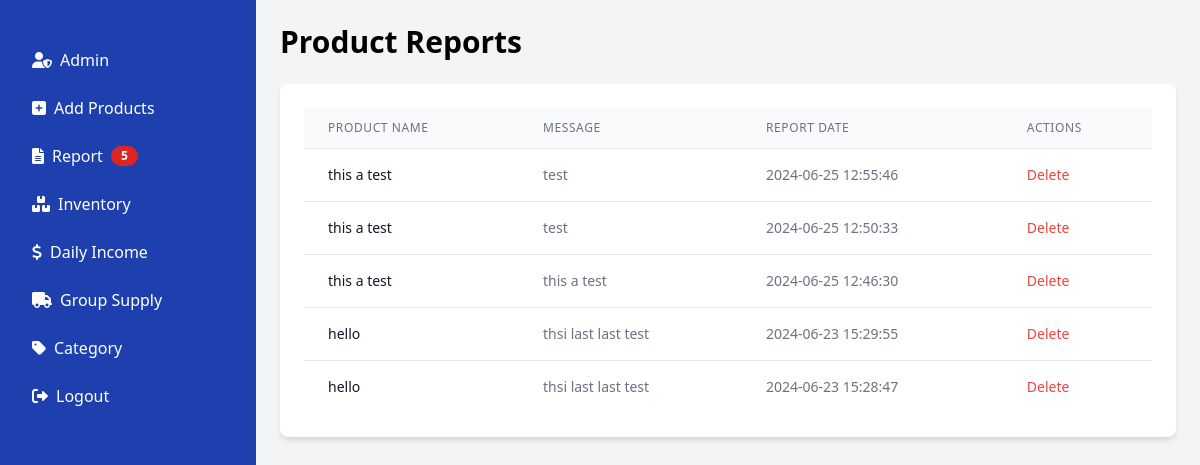
Before: /admin/display-report.php with the older database file.
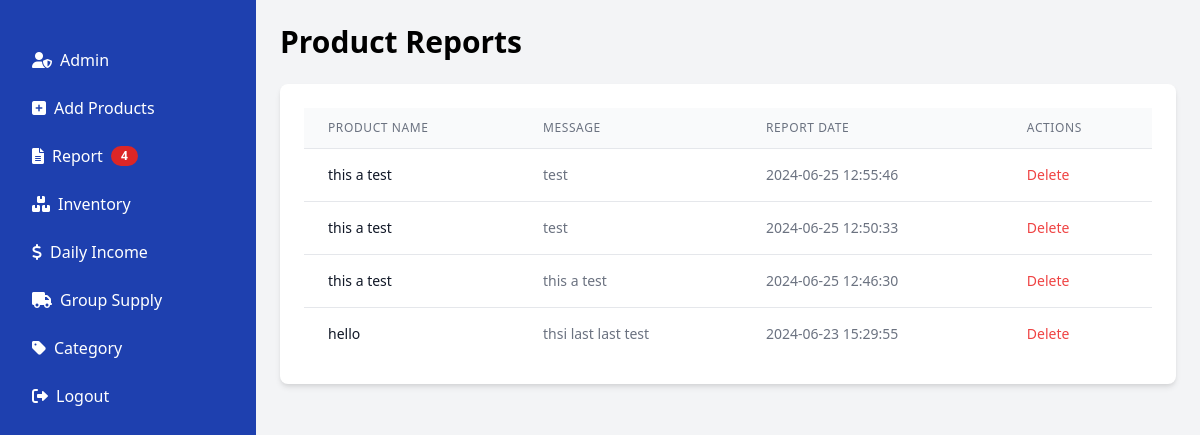
After: the same page with the newer database file.
### tables this page shows
CREATE TABLE `product_reports` (
  `id` int(11) NOT NULL,
  `product_name` varchar(250) NOT NULL,
  `message` text NOT NULL,
  `report_date` timestamp NOT NULL DEFAULT current_timestamp() ON UPDATE current_timestamp()
);

### admin/display-report.php (the view, shortened to what this page needs)
<?php
require_once __DIR__ . '/../config/configuration.php';
$sql_count_reports = "SELECT COUNT(*) as report_count FROM product_reports";
$result_count = $conn->query($sql_count_reports);
$report_count = $result_count->fetch_assoc()['report_count'];
$sql_fetch_reports = "SELECT id, product_name, message, report_date FROM product_reports ORDER BY report_date DESC";
$result = $conn->query($sql_fetch_reports);
?>
<!DOCTYPE html>
<html lang="en">
<head>
     <link href="https://cdnjs.cloudflare.com/ajax/libs/font-awesome/6.0.0-beta3/css/all.min.css" rel="stylesheet">
    <link href="https://cdn.jsdelivr.net/npm/tailwindcss@2.2.19/dist/tailwind.min.css" rel="stylesheet">
</head>
<body class="bg-gray-100">
    <div class="flex">
        <div class="w-64 h-screen bg-blue-800 text-white flex flex-col fixed">
            <div class="px-6 py-4">
            </div>
              <nav class="flex-1 px-4 py-2 space-y-2">
        <a href="admin.php" class="flex items-center py-2 px-4 rounded hover:bg-blue-600">
          <i class="fas fa-user-shield mr-2"></i> Admin
        </a>
        <a href="add-product.php"  class="flex items-center py-2 px-4 rounded hover:bg-blue-600">
          <i class="fas fa-plus-square mr-2"></i> Add Products
        </a>
          <a href="display-report.php" data-target="report" class="flex items-center py-2 px-4 rounded hover:bg-blue-600">
                <i class="fas fa-file-alt mr-2"></i> Report
                <span class="ml-2 bg-red-600 text-white text-xs font-semibold px-2.5 py-0.5 rounded-full"><?= $report_count ?></span>
            </a>
         <a href="inventory.php" class="flex items-center py-2 px-4 rounded hover:bg-blue-600">
          <i class="fas fa-boxes mr-2"></i> Inventory
        </a>
        <a href="daily-income.php" data-target="daily-income" class="flex items-center py-2 px-4 rounded hover:bg-blue-600">
          <i class="fas fa-dollar-sign mr-2"></i> Daily Income
        </a>
        <a href="group-product.php" class="flex items-center py-2 px-4 rounded hover:bg-blue-600">
          <i class="fas fa-truck mr-2"></i> Group Supply
        </a>
        <a href="add-category.php" class="flex items-center py-2 px-4 rounded hover:bg-blue-600">
  <i class="fas fa-tag mr-2"></i> Category
  </a>
        <a href="logout.php" class="flex items-center py-2 px-4 rounded hover:bg-blue-600">
          <i class="fas fa-sign-out-alt mr-2"></i> Logout
        </a>
      </nav>
        </div>
        <div class="ml-64 flex-1 p-6">
            <h1 class="text-3xl font-bold mb-6">Product Reports</h1>
            <div class="bg-white p-6 rounded-lg shadow-md">
                <table class="min-w-full divide-y divide-gray-200">
                    <thead>
                        <tr>
                            <th class="px-6 py-3 bg-gray-50 text-left text-xs font-medium text-gray-500 uppercase tracking-wider">Product Name</th>
                            <th class="px-6 py-3 bg-gray-50 text-left text-xs font-medium text-gray-500 uppercase tracking-wider">Message</th>
                            <th class="px-6 py-3 bg-gray-50 text-left text-xs font-medium text-gray-500 uppercase tracking-wider">Report Date</th>
                            <th class="px-6 py-3 bg-gray-50 text-left text-xs font-medium text-gray-500 uppercase tracking-wider">Actions</th>
                        </tr>
                    </thead>
                    <tbody class="bg-white divide-y divide-gray-200">
                        <?php
                        if ($result->num_rows > 0) {
                            while ($row = $result->fetch_assoc()) {
                                echo "<tr>";
                                echo "<td class='px-6 py-4 whitespace-nowrap text-sm font-medium text-gray-900'>{$row['product_name']}</td>";
                                echo "<td class='px-6 py-4 whitespace-nowrap text-sm text-gray-500'>{$row['message']}</td>";
                                echo "<td class='px-6 py-4 whitespace-nowrap text-sm text-gray-500'>{$row['report_date']}</td>";
                                echo "<td class='px-6 py-4 whitespace-nowrap text-sm text-gray-500'>
                                        <form method='post'>
                                            <input type='hidden' name='report_id' value='{$row['id']}'>
                                            <button type='submit' name='delete_report' class='text-red-500 hover:text-red-700'>Delete</button>
                                        </form>
                                      </td>";
                                echo "</tr>";
                            }
                        } else {
                            echo "<tr><td colspan='4' class='px-6 py-4 whitespace-nowrap text-sm text-gray-500'>No reports found.</td></tr>";
                        }
                        ?>
                    </tbody>
                </table>
            </div>
        </div>
    </div>
</body>
</html>

Changed rows visible on the page:
removed product_reports: product_name "hello", message "thsi last last test", report_date "2024-06-23 15:28:47"
Other visible differences:
$report_count: "5" → "4"
